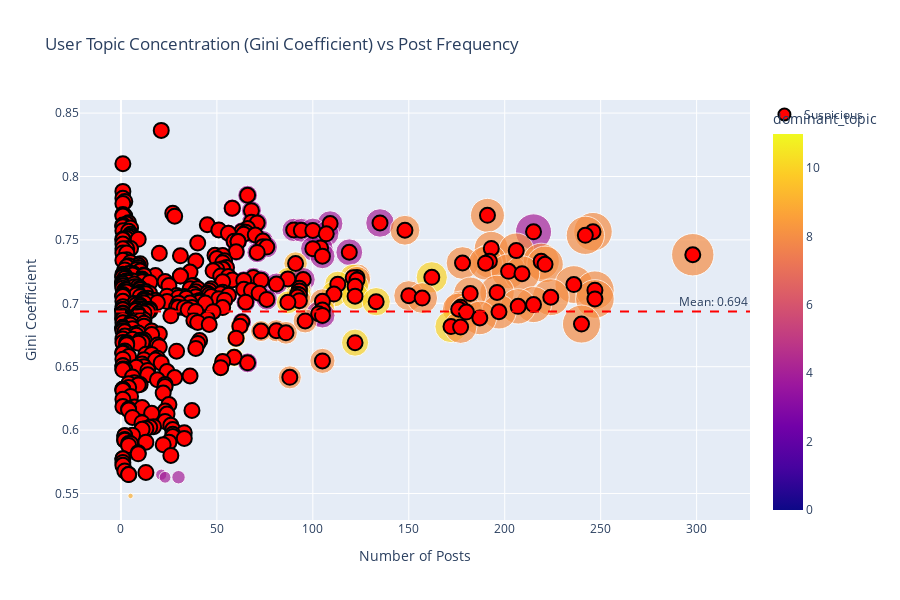
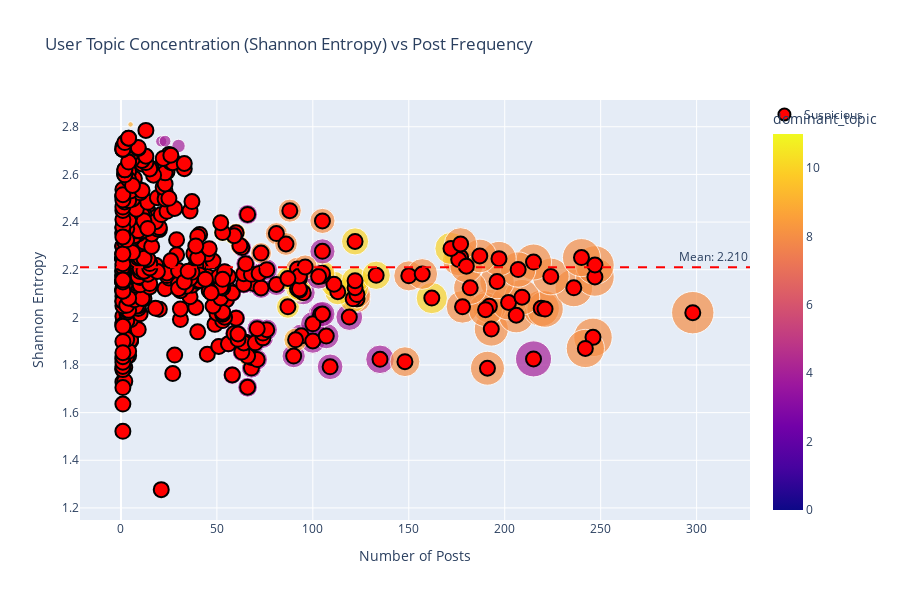

Notebook code for these charts, in order:
### Markdown cell above
# 3. Topic Concentration Visualization

### Code cell
# Create scatter plot of Gini coefficient vs post count
def plot_topic_concentration(metric,log_scale):
    metric = metric_selector.value
    
    # Create figure
    fig = px.scatter(
        user_topic_df, 
        x='post_count', 
        y=metric,
        hover_data=['user_id', 'post_count', 'gini_coefficient', 'shannon_entropy', 'top1_ratio'],
        color='dominant_topic',
        size='post_count',
        size_max=30,
        opacity=0.7,
        log_x=log_scale,
        title=f'User Topic Concentration ({metric.replace("_", " ").title()}) vs Post Frequency'
    )
    
    # Add reference line for mean
    mean_val = user_topic_df[metric].mean()
    fig.add_hline(y=mean_val, line_dash="dash", line_color="red",
                 annotation_text=f"Mean: {mean_val:.3f}", 
                 annotation_position="top right")
    
    # Highlight suspicious users if available
    if 'suspicious' in suspicious_df.columns:
        susp_users = suspicious_df[suspicious_df['suspicious']]['user_id'].tolist()
        susp_df = user_topic_df[user_topic_df['user_id'].isin(susp_users)]
        
        fig.add_trace(
            go.Scatter(
                x=susp_df['post_count'],
                y=susp_df[metric],
                mode='markers',
                marker=dict(
                    color='red',
                    size=15,
                    line=dict(color='black', width=2)
                ),
                name='Suspicious',
                text=susp_df['user_id'],
                hoverinfo='text'
            )
        )
    
    fig.update_layout(
        xaxis_title="Number of Posts",
        yaxis_title=f"{metric.replace('_', ' ').title()}",
        height=600,
        width=900
    )
    
    fig.show()

# Create metric selector
metric_selector = widgets.Dropdown(
    options=[
        ('Gini Coefficient', 'gini_coefficient'),
        ('Shannon Entropy', 'shannon_entropy'),
        ('Top-1 Topic Ratio', 'top1_ratio'),
        ('Top-2 Topics Ratio', 'top2_ratio')
    ],
    value='gini_coefficient',
    description='Metric:',
    style={'description_width': 'initial'}
)

# Create log scale toggle
log_scale = widgets.Checkbox(
    value=False,
    description='Log Scale for Post Count',
    style={'description_width': 'initial'}
)

# Display interactive widget
display(widgets.VBox([
    widgets.HTML('<h3>Topic Concentration Analysis</h3>'),
    widgets.HBox([metric_selector, log_scale]),
    widgets.interactive_output(plot_topic_concentration, {
        'metric': metric_selector,
        'log_scale': log_scale
    })
]))

### Figure 1 — Plotly figure (JSON) as saved in the notebook; plotly's stock layout.template omitted (floating-point values rounded to 4 significant figures; data arrays with more than 128 entries replaced by an {"elided": "..."} marker saying what was removed)
{"data": [{"customdata": {"elided": "443x3 mixed values"}, "hovertemplate": "post_count=%{marker.size}<br>gini_coefficient=%{y}<br>user_id=%{customdata[0]}<br>shannon_entropy=%{customdata[1]}<br>top1_ratio=%{customdata[2]}<br>dominant_topic=%{marker.color}<extra></extra>", "legendgroup": "", "marker": {"color": {"elided": "443 int values"}, "coloraxis": "coloraxis", "opacity": 0.7, "size": {"elided": "443 int values"}, "sizemode": "area", "sizeref": 0.3311, "symbol": "circle"}, "mode": "markers", "name": "", "orientation": "v", "showlegend": false, "type": "scatter", "x": {"elided": "443 int values"}, "xaxis": "x", "y": {"elided": "443 float values"}, "yaxis": "y"}, {"hoverinfo": "text", "marker": {"color": "red", "line": {"color": "black", "width": 2}, "size": 15}, "mode": "markers", "name": "Suspicious", "text": {"elided": "438 str values"}, "type": "scatter", "x": {"elided": "438 int values"}, "y": {"elided": "438 float values"}}], "layout": {"annotations": [{"showarrow": false, "text": "Mean: 0.694", "x": 1, "xanchor": "right", "xref": "x domain", "y": 0.6935, "yanchor": "bottom", "yref": "y"}], "coloraxis": {"colorbar": {"title": {"text": "dominant_topic"}}, "colorscale": [[0, "#0d0887"], [0.1111, "#46039f"], [0.2222, "#7201a8"], [0.3333, "#9c179e"], [0.4444, "#bd3786"], [0.5556, "#d8576b"], [0.6667, "#ed7953"], [0.7778, "#fb9f3a"], [0.8889, "#fdca26"], [1, "#f0f921"]]}, "height": 600, "legend": {"itemsizing": "constant", "tracegroupgap": 0}, "shapes": [{"line": {"color": "red", "dash": "dash"}, "type": "line", "x0": 0, "x1": 1, "xref": "x domain", "y0": 0.6935, "y1": 0.6935, "yref": "y"}], "title": {"text": "User Topic Concentration (Gini Coefficient) vs Post Frequency"}, "width": 900, "xaxis": {"anchor": "y", "domain": [0, 1], "title": {"text": "Number of Posts"}}, "yaxis": {"anchor": "x", "domain": [0, 1], "title": {"text": "Gini Coefficient"}}}}

### Figure 2 — Plotly figure (JSON) as saved in the notebook; plotly's stock layout.template omitted (floating-point values rounded to 4 significant figures; data arrays with more than 128 entries replaced by an {"elided": "..."} marker saying what was removed)
{"data": [{"customdata": {"elided": "443x3 mixed values"}, "hovertemplate": "post_count=%{marker.size}<br>shannon_entropy=%{y}<br>user_id=%{customdata[0]}<br>gini_coefficient=%{customdata[1]}<br>top1_ratio=%{customdata[2]}<br>dominant_topic=%{marker.color}<extra></extra>", "legendgroup": "", "marker": {"color": {"elided": "443 int values"}, "coloraxis": "coloraxis", "opacity": 0.7, "size": {"elided": "443 int values"}, "sizemode": "area", "sizeref": 0.3311, "symbol": "circle"}, "mode": "markers", "name": "", "orientation": "v", "showlegend": false, "type": "scatter", "x": {"elided": "443 int values"}, "xaxis": "x", "y": {"elided": "443 float values"}, "yaxis": "y"}, {"hoverinfo": "text", "marker": {"color": "red", "line": {"color": "black", "width": 2}, "size": 15}, "mode": "markers", "name": "Suspicious", "text": {"elided": "438 str values"}, "type": "scatter", "x": {"elided": "438 int values"}, "y": {"elided": "438 float values"}}], "layout": {"annotations": [{"showarrow": false, "text": "Mean: 2.210", "x": 1, "xanchor": "right", "xref": "x domain", "y": 2.21, "yanchor": "bottom", "yref": "y"}], "coloraxis": {"colorbar": {"title": {"text": "dominant_topic"}}, "colorscale": [[0, "#0d0887"], [0.1111, "#46039f"], [0.2222, "#7201a8"], [0.3333, "#9c179e"], [0.4444, "#bd3786"], [0.5556, "#d8576b"], [0.6667, "#ed7953"], [0.7778, "#fb9f3a"], [0.8889, "#fdca26"], [1, "#f0f921"]]}, "height": 600, "legend": {"itemsizing": "constant", "tracegroupgap": 0}, "shapes": [{"line": {"color": "red", "dash": "dash"}, "type": "line", "x0": 0, "x1": 1, "xref": "x domain", "y0": 2.21, "y1": 2.21, "yref": "y"}], "title": {"text": "User Topic Concentration (Shannon Entropy) vs Post Frequency"}, "width": 900, "xaxis": {"anchor": "y", "domain": [0, 1], "title": {"text": "Number of Posts"}}, "yaxis": {"anchor": "x", "domain": [0, 1], "title": {"text": "Shannon Entropy"}}}}
